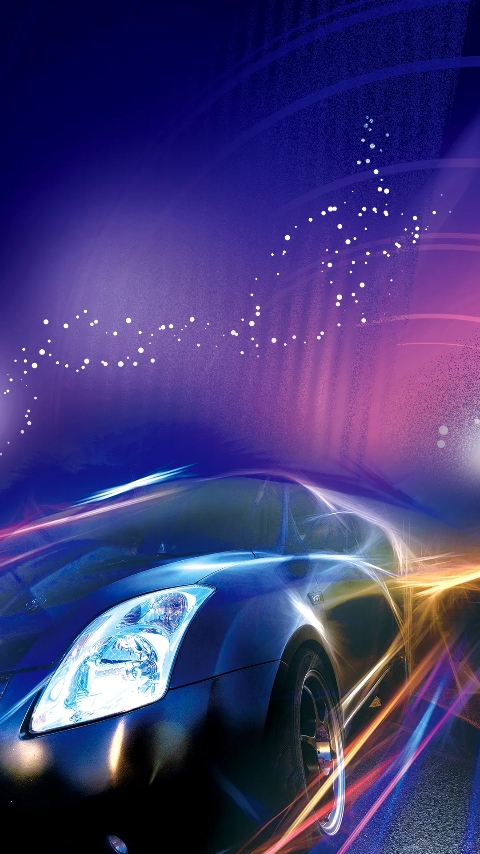
#> input picture Personal_Projects/Practice_Projects/Python/ComputerVision_Projects/OpenCV_Tutorial/resources/images/2004000.jpg, 480 x 854 px, found by its file name
$ python ep2-image_manipulation.py
#> lines starting #> are read from the running program, lines starting #| are printed output that depends on the picture
#> in main, img is the input picture: shape (854, 480, 3); mean B, G, R 118.7, 57, 64.9
"""
    Date: Sat-27-Sept-2024

    this episode covers various image manipulations.
    E.g. copying a part of one image to another part of that same image.

    Even the rotating of an image is done by manipulating the numpy array
    that represents that image.
"""

import cv2
import random

def resize_image(img):
    #   Resize but in a more uniformly scalable way
    #   by using functions to modify the width and height
    #   This method can maintain the aspect ratio of the image.
    return cv2.resize(img, (0, 0), fx = 0.8, fy = 0.8)


# [71 lines left out: functions EG1, EG2_manipulating_img_pixels, EG3_copy_part_test, not called in this run]

def crop_part(img, x, y, crop_width, crop_height):
#> called with x = 0, y = 0, crop_width = 200, crop_height = 200
    return img[y:crop_height, x:crop_width]
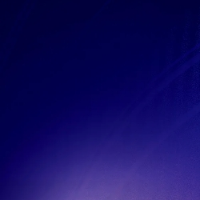
#> returned value: shape (200, 200, 3); mean of channels 0, 1, 2 96, 12.5, 17.9; drawn as B, G, R
#| Crop Part Shape (Height, Width) == (Rows, Cols):  (200, 200, 3)

def paste_crop(img, img_crop, target_xywh: tuple[int, int, int, int]):
#> called with target_xywh = (100, 100, 200, 200)
    row_start = target_xywh[1]
    row_end = target_xywh[1] + target_xywh[3]
    col_start = target_xywh[0]
    col_end = target_xywh[0] + target_xywh[2]
    img[row_start:row_end, col_start:col_end] = img_crop
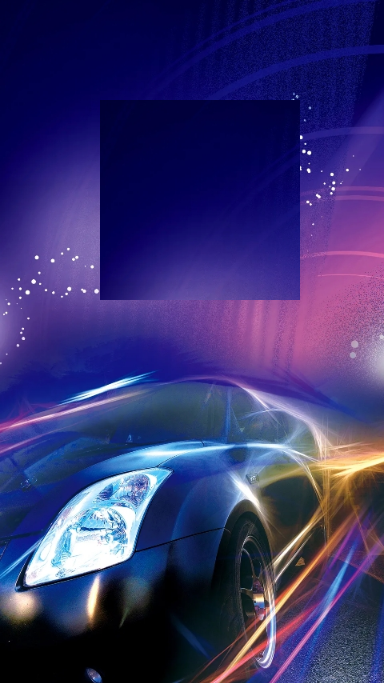
#> img: shape (683, 384, 3); mean B, G, R 111.3, 50.7, 56
    return img


def main():
    #   This is a numpy array

    img = cv2.imread("resources/images/2004000.jpg", 1)
    img = resize_image(img)

    # EG2_manipulating_img_pixels(img)
    # img = EG3_copy_part_test(img)

    img_crop = crop_part(img, 0, 0, 200, 200)
    print("Crop Part Shape (Height, Width) == (Rows, Cols): ", img_crop.shape)

    ##  The width and height of the target area where the crop
    ##  is to be pasted must be the same as that of the crop itself
    img = paste_crop(img, img_crop, (100, 100, img_crop.shape[1], img_crop.shape[0]))

    cv2.imshow("Image", img)

    cv2.waitKey(0)
    #   It destroys all
    cv2.destroyAllWindows()


if __name__ == "__main__":
    main()


"""
    The members of a numpy array, from print(dir(img))
    ['T', '__abs__', '__add__', '__and__', '__array__', '__array_finalize__',
    '__array_function__', '__array_interface__', '__array_namespace__', '__array_priority__',
        '__array_struct__', '__array_ufunc__', '__array_wrap__', '__bool__', '__buffer__',
    '__class__', '__class_getitem__', '__complex__', '__contains__', '__copy__', '__deepcopy__',
    '__delattr__', '__delitem__', '__dir__', '__divmod__', '__dlpack__', '__dlpack_device__',
    '__doc__', '__eq__', '__float__', '__floordiv__', '__format__', '__ge__',
    '__getattribute__', '__getitem__', '__getstate__', '__gt__', '__hash__', '__iadd__',
    '__iand__', '__ifloordiv__', '__ilshift__', '__imatmul__', '__imod__', '__imul__', '__index__',
    '__init__', '__init_subclass__', '__int__', '__invert__', '__ior__', '__ipow__', '__irshift__',
    '__isub__', '__iter__', '__itruediv__', '__ixor__', '__le__', '__len__', '__lshift__', '__lt__',
    '__matmul__', '__mod__', '__mul__', '__ne__', '__neg__', '__new__', '__or__', '__pos__',
    '__pow__', '__radd__', '__rand__', '__rdivmod__', '__reduce__', '__reduce_ex__', '__repr__',
    '__rfloordiv__', '__rlshift__', '__rmatmul__', '__rmod__', '__rmul__', '__ror__', '__rpow__',
    '__rrshift__', '__rshift__', '__rsub__', '__rtruediv__', '__rxor__', '__setattr__', '__setitem__',
    '__setstate__', '__sizeof__', '__str__', '__sub__', '__subclasshook__', '__truediv__', '__xor__',
    'all', 'any', 'argmax', 'argmin', 'argpartition', 'argsort', 'astype', 'base', 'byteswap',
    'choose', 'clip', 'compress', 'conj', 'conjugate', 'copy', 'ctypes', 'cumprod', 'cumsum',
    'data', 'device', 'diagonal', 'dot', 'dtype', 'dump', 'dumps', 'fill', 'flags', 'flat',
    'flatten', 'getfield', 'imag', 'item', 'itemset', 'itemsize', 'mT', 'max', 'mean', 'min',
    'nbytes', 'ndim', 'newbyteorder', 'nonzero', 'partition', 'prod', 'ptp', 'put', 'ravel',
    'real', 'repeat', 'reshape', 'resize', 'round', 'searchsorted', 'setfield', 'setflags',
    'shape', 'size', 'sort', 'squeeze', 'std', 'strides', 'sum', 'swapaxes', 'take', 'to_device',
    'tobytes', 'tofile', 'tolist', 'tostring', 'trace', 'transpose', 'var', 'view']
"""

$ run again, with Personal_Projects/Practice_Projects/Python/ComputerVision_Projects/OpenCV_Tutorial/resources/images/2003384.jpg copied over Personal_Projects/Practice_Projects/Python/ComputerVision_Projects/OpenCV_Tutorial/resources/images/2004000.jpg
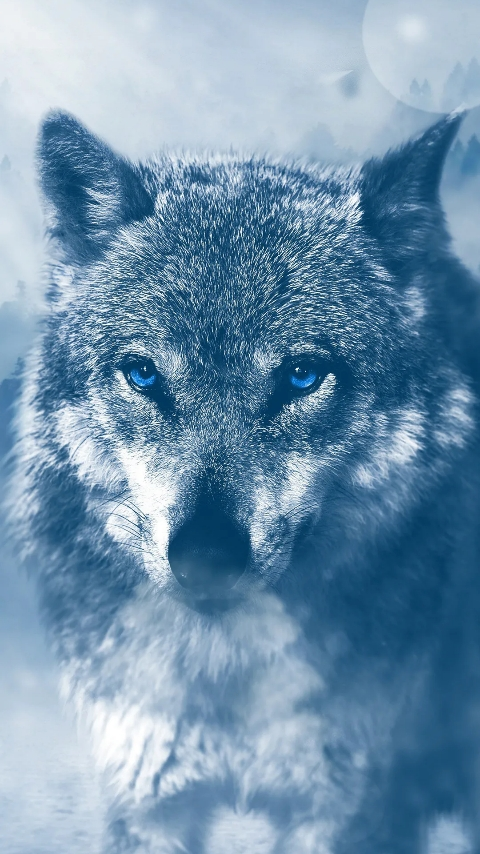
#> input picture Personal_Projects/Practice_Projects/Python/ComputerVision_Projects/OpenCV_Tutorial/resources/images/2003384.jpg, 480 x 854 px, found by its file name
#> in main, img is the input picture: shape (854, 480, 3); mean B, G, R 174.1, 148.2, 114.6
#> in crop_part, `return img[y:crop_height, x:crop_width]`:
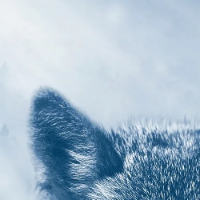
#> returned value: shape (200, 200, 3); mean of channels 0, 1, 2 203.7, 185.7, 163.1; drawn as B, G, R
#| Crop Part Shape (Height, Width) == (Rows, Cols):  (200, 200, 3)
#> in paste_crop, `img[row_start:row_end, col_start:col_end] = img_crop`:
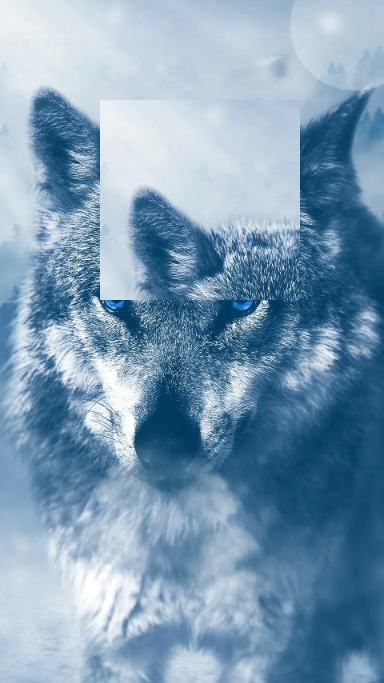
#> img: shape (683, 384, 3); mean B, G, R 181, 156.5, 125.3
